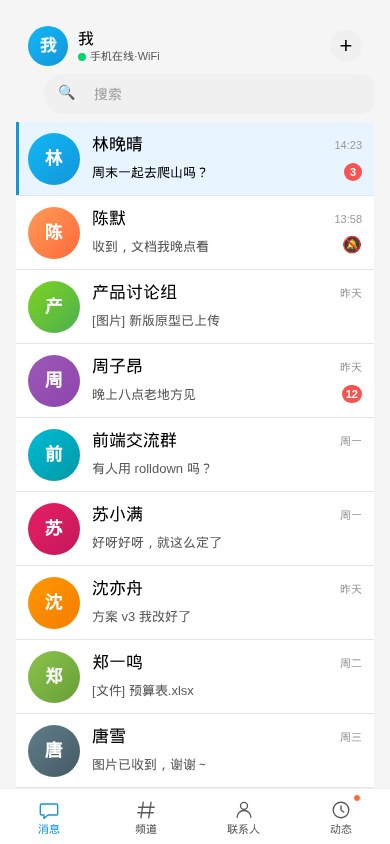
#> input picture docs/tgqq/fixtures/shots/mobile.jpg, 390 x 844 px
$ python _feat2.py
#> lines starting #> are read from the running program, lines starting #| are printed output that depends on the picture; after the words box and inside, x2 and y2 are one past the last pixel; in counts of white or black regions, pixels touching at a corner belong together
import numpy as np
from PIL import Image

def load(f):
#> called with f = 'mobile.jpg'
    im = Image.open(f).convert("RGB")
#> im is the input picture: PIL image 390x844 RGB; mean R, G, B 238.5, 239.8, 239.6
    return np.array(im).astype(int), im.size

def analyze(name,f):
    a,(w,h)=load(f)
#> w = 390; h = 844
    xmax = 360 if w>400 else w
#> xmax = 390
    a = a[:, :xmax]
    r,g,b = a[:,:,0],a[:,:,1],a[:,:,2]
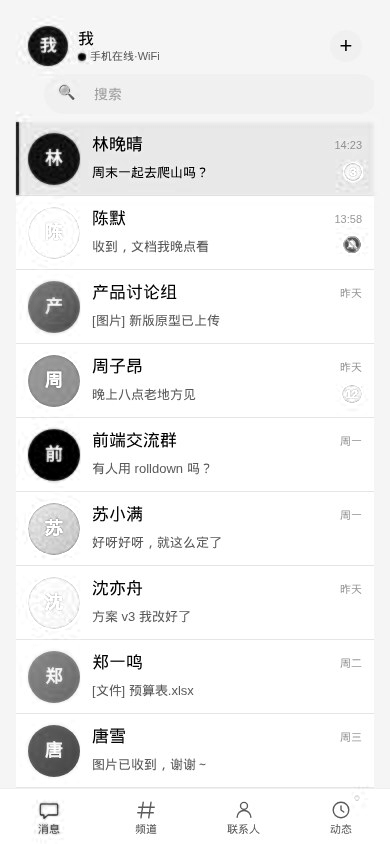
#> r: shape (844, 390) int64; min 0, max 255, mean 238.5
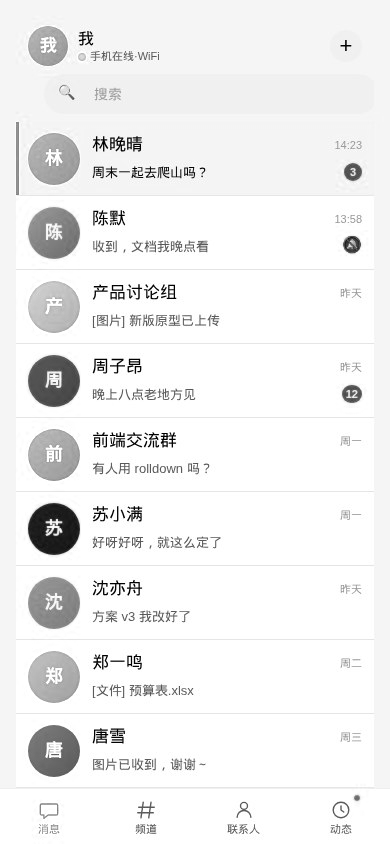
#> g: shape (844, 390) int64; min 0, max 255, mean 239.8
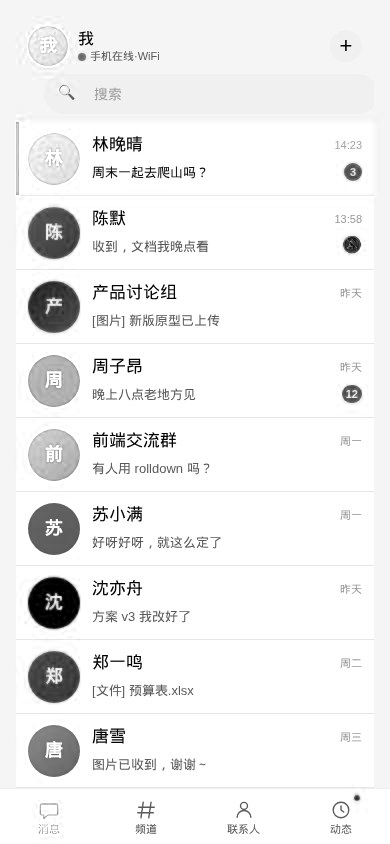
#> b: shape (844, 390) int64; min 0, max 255, mean 239.6
    blue = (b>120)&(b>r+25)&(b>=g-15)
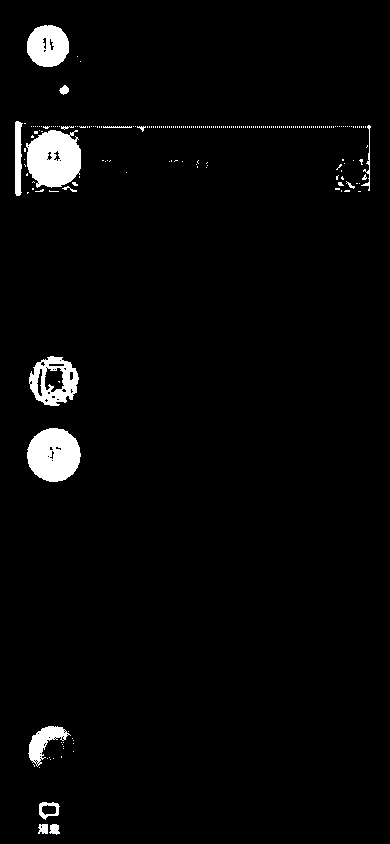
#> blue: shape (844, 390) bool; 3% white; 219 white regions (203 under 20 px), largest, box (x1, y1, x2, y2) and area: (26, 130, 81, 188) 2464, (27, 428, 81, 482) 2234, (27, 25, 69, 67) 1369
    red  = (r>165)&(g<115)&(b<115)&(r>g+50)&(r>b+50)
#> red: shape (844, 390) bool; 0.71% white; 16 white regions (11 under 20 px), largest, box (x1, y1, x2, y2) and area: (28, 503, 80, 555) 1832, (342, 385, 362, 403) 196, (344, 163, 362, 180) 186, (344, 238, 360, 251) 29, (64, 248, 71, 255) 21
    green= (g>130)&(g>r+25)&(g>b+15)
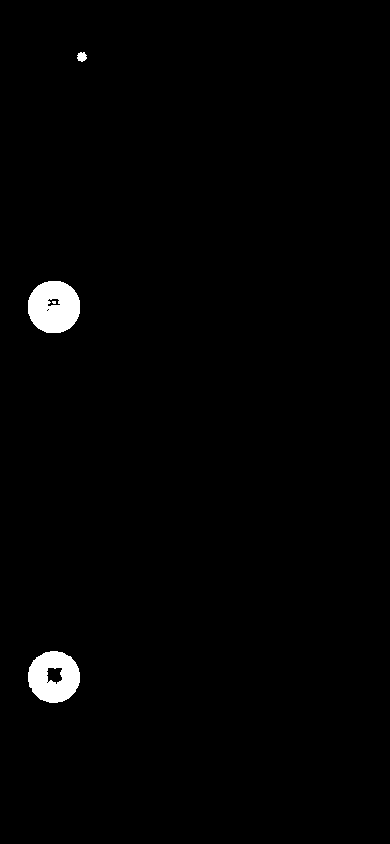
#> green: shape (844, 390) bool; 1.3% white; 4 white regions (1 under 20 px), largest, box (x1, y1, x2, y2) and area: (28, 281, 80, 333) 2132, (28, 651, 80, 703) 1946, (77, 52, 87, 62) 74
    dark = (r<95)&(g<95)&(b<95)
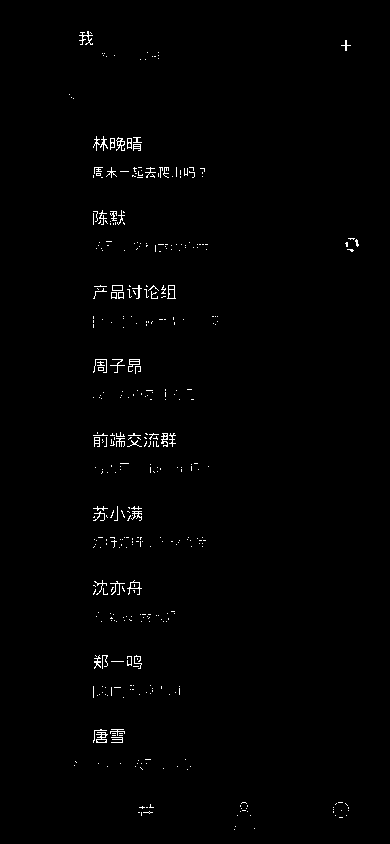
#> dark: shape (844, 390) bool; 0.89% white in thin lines or dots, all inside (x1, y1, x2, y2) = (69, 31, 359, 830)
    gray = (np.abs(r-g)<10)&(np.abs(g-b)<10)&(r>=225)&(r<=250)
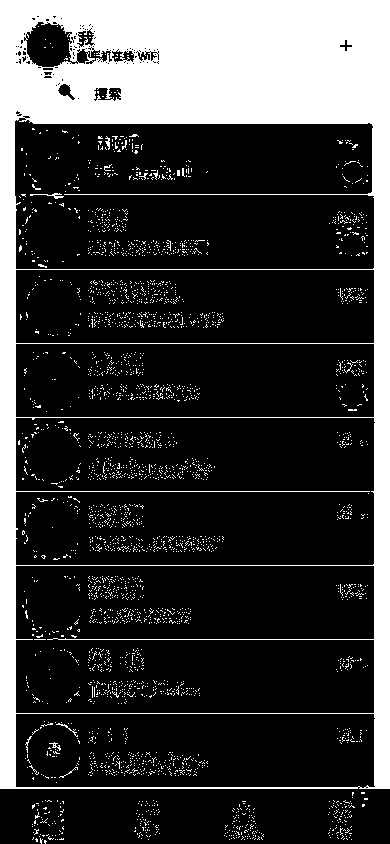
#> gray: shape (844, 390) bool; 23.4% white; 3006 white regions (2994 under 20 px), largest, box (x1, y1, x2, y2) and area: (0, 0, 390, 789) 70161, (30, 193, 64, 199) 66, (56, 723, 78, 737) 43
    band=24
    print(f"\n##### {name} (analyzed x:0..{xmax}, {h} tall) #####")
#| ##### mobile (analyzed x:0..390, 844 tall) #####
    for y0 in range(0,h,band):
        y1=min(h,y0+band)
        cb=blue[y0:y1].sum(); cr=red[y0:y1].sum(); cg=green[y0:y1].sum()
        cdk=dark[y0:y1].sum(); cgrc=gray[y0:y1].sum()
        print(f" y{y0:3d}-{y1:3d}: BLUE={cb:5d} RED={cr:4d} GREEN={cg:5d} DARK={cdk:4d} GRAY={cgrc:5d}")
#> this loop made 36 passes
#> (y1, cb, cr, cg, cdk, cgrc) on passes 1 to 12: (24, 0, 0, 0, 0, 9321), (48, 751, 0, 0, 96, 8220), (72, 620, 0, 74, 20, 7981), (96, 64, 0, 0, 1, 9043), (120, 0, 0, 0, 2, 9238), (144, 1016, 0, 0, 130, 2318), (168, 1495, 45, 0, 154, 986), (192, 1164, 141, 0, 247, 1104), (216, 25, 0, 0, 65, 1276), (240, 0, 19, 0, 101, 1003), (264, 0, 77, 0, 103, 1120), (288, 0, 0, 186, 63, 1252)
#|  y  0- 24: BLUE=    0 RED=   0 GREEN=    0 DARK=   0 GRAY= 9321
#|  y 24- 48: BLUE=  751 RED=   0 GREEN=    0 DARK=  96 GRAY= 8220
#|  y 48- 72: BLUE=  620 RED=   0 GREEN=   74 DARK=  20 GRAY= 7981
#|  y 72- 96: BLUE=   64 RED=   0 GREEN=    0 DARK=   1 GRAY= 9043
#|  y 96-120: BLUE=    0 RED=   0 GREEN=    0 DARK=   2 GRAY= 9238
#|  y120-144: BLUE= 1016 RED=   0 GREEN=    0 DARK= 130 GRAY= 2318
#|  y144-168: BLUE= 1495 RED=  45 GREEN=    0 DARK= 154 GRAY=  986
#|  y168-192: BLUE= 1164 RED= 141 GREEN=    0 DARK= 247 GRAY= 1104
#> (further printed lines are left out)

for name,f in [("mobile","mobile.jpg"),("channels","channels-tab.jpg"),
               ("contacts","contacts-tab.jpg"),("dynamics","dynamics-tab.jpg"),
               ("groupchat","group-chat.jpg")]:
    analyze(name,f)
#> pass 2 of the loop `for name,f in [("mobile","mobile.jpg"),("channels","channels-tab.jpg"),`:
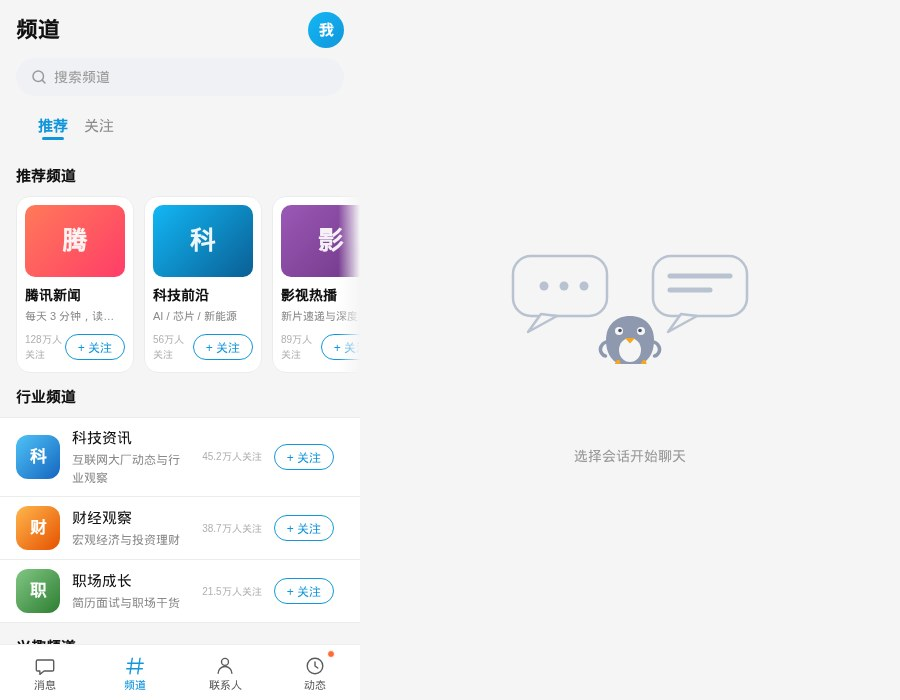
#> input picture docs/tgqq/fixtures/shots/channels-tab.jpg, 900 x 700 px
#> in load, im is the input picture: PIL image 900x700 RGB; mean R, G, B 239.1, 239.1, 240.4
#> w = 900; h = 700
#> xmax = 360
#> r: shape (700, 360) int64
#> g: shape (700, 360) int64
#> b: shape (700, 360) int64
#> in analyze (call 2), `blue = (b>120)&(b>r+25)&(b>=g-15)`:
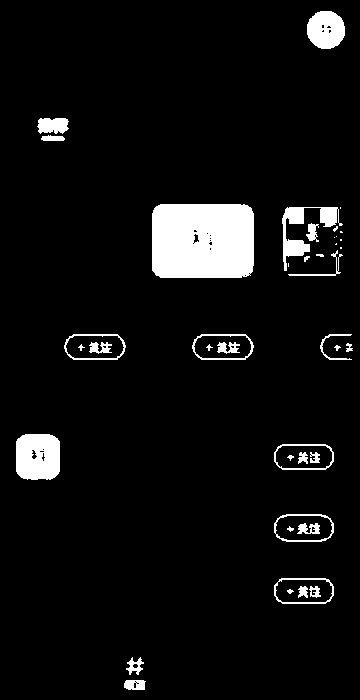
#> blue: shape (700, 360) bool; 6.1% white; 41 white regions (10 under 20 px), largest, box (x1, y1, x2, y2) and area: (152, 204, 254, 278) 7372, (16, 434, 60, 480) 1846, (282, 207, 343, 271) 1155
#> red: shape (700, 360) bool; 2.6% white; 8 white regions (6 under 20 px), largest, box (x1, y1, x2, y2) and area: (26, 205, 125, 277) 6133, (33, 523, 60, 550) 365
#> green: shape (700, 360) bool; 0.67% white; 4 white regions (2 under 20 px), largest, box (x1, y1, x2, y2) and area: (16, 569, 60, 613) 1648, (40, 584, 44, 590) 24
#> dark: shape (700, 360) bool; 1.2% white in thin lines or dots, all inside (x1, y1, x2, y2) = (17, 19, 336, 686)
#> in analyze (call 2), `gray = (np.abs(r-g)<10)&(np.abs(g-b)<10)&(r>=225)&(r<=250)`:
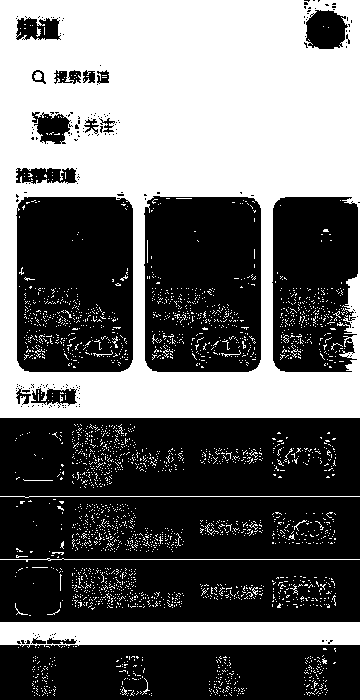
#> gray: shape (700, 360) bool; 42.4% white; 2701 white regions (2676 under 20 px), largest, box (x1, y1, x2, y2) and area: (0, 0, 360, 418) 90980, (0, 622, 360, 648) 8073, (0, 558, 360, 562) 368
#| ##### channels (analyzed x:0..360, 700 tall) #####
#> the loop in analyze (call 2), `for y0 in range(0,h,band):` made 30 passes
#> (y1, cb, cr, cg, cdk, cgrc) on passes 1 to 8: (24, 358, 0, 0, 109, 7965), (48, 771, 0, 0, 359, 7183), (72, 10, 0, 0, 0, 8574), (96, 0, 0, 0, 0, 8158), (120, 46, 0, 0, 0, 8440), (144, 486, 0, 0, 0, 7739), (168, 0, 0, 0, 0, 8640), (192, 0, 0, 0, 431, 7923)
#> (printed output is left out)
#> pass 3 of the loop `for name,f in [("mobile","mobile.jpg"),("channels","channels-tab.jpg"),`:
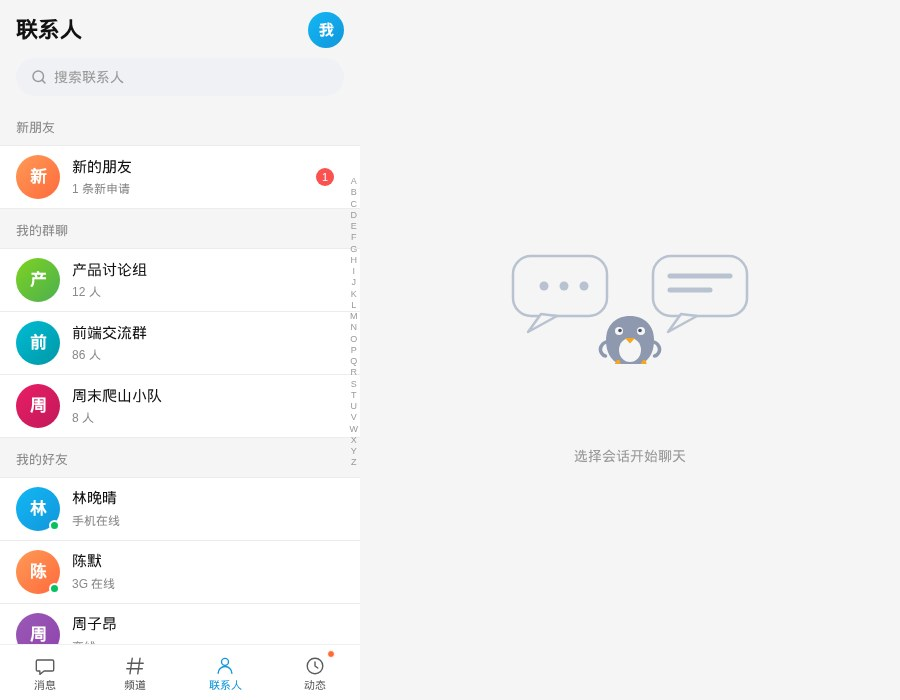
#> input picture docs/tgqq/fixtures/shots/contacts-tab.jpg, 900 x 700 px
#> in load, im is the input picture: PIL image 900x700 RGB; mean R, G, B 243.4, 243.6, 243.8
#> r: shape (700, 360) int64; 256 distinct labels, from 0 to 255
#> g: shape (700, 360) int64; 253 distinct labels, from 3 to 255
#> b: shape (700, 360) int64; 253 distinct labels, from 3 to 255
#> in analyze (call 3), `blue = (b>120)&(b>r+25)&(b>=g-15)`:
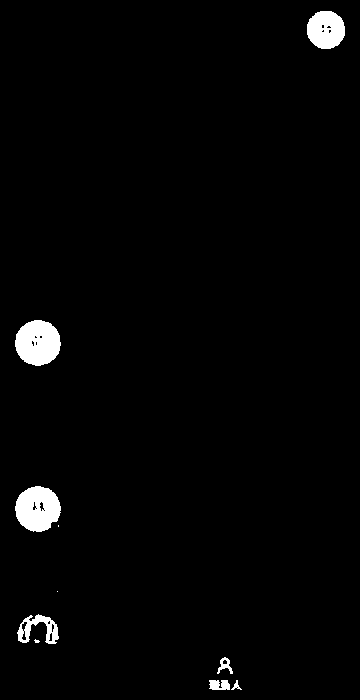
#> blue: shape (700, 360) bool; 2.1% white; 10 white regions (3 under 20 px), largest, box (x1, y1, x2, y2) and area: (15, 320, 61, 366) 1621, (15, 486, 61, 532) 1576, (307, 11, 345, 49) 1139
#> red: shape (700, 360) bool; 0.6% white; 19 white regions (17 under 20 px), largest, box (x1, y1, x2, y2) and area: (16, 384, 60, 428) 1243, (316, 168, 334, 186) 203
#> green: shape (700, 360) bool; 0.64% white; 4 white regions (1 under 20 px), largest, box (x1, y1, x2, y2) and area: (16, 258, 60, 302) 1505, (50, 585, 59, 592) 51, (51, 522, 58, 529) 47
#> dark: shape (700, 360) bool; 0.76% white in thin lines or dots, all inside (x1, y1, x2, y2) = (17, 19, 323, 688)
#> in analyze (call 3), `gray = (np.abs(r-g)<10)&(np.abs(g-b)<10)&(r>=225)&(r<=250)`:
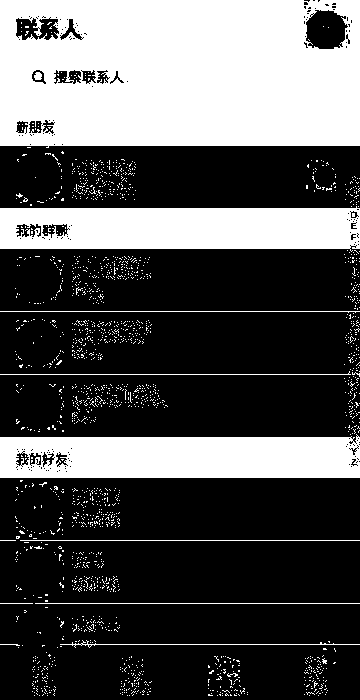
#> gray: shape (700, 360) bool; 33.2% white; 1803 white regions (1791 under 20 px), largest, box (x1, y1, x2, y2) and area: (0, 0, 360, 148) 49348, (0, 434, 360, 478) 14277, (0, 206, 360, 252) 14226
#| ##### contacts (analyzed x:0..360, 700 tall) #####
#> the loop in analyze (call 3), `for y0 in range(0,h,band):` made 30 passes
#> (y1, cb, cr, cg, cdk, cgrc) on passes 1 to 8: (24, 358, 0, 0, 107, 7955), (48, 771, 0, 0, 384, 7118), (72, 10, 0, 0, 0, 8564), (96, 0, 0, 0, 0, 8137), (120, 0, 0, 0, 0, 8640), (144, 0, 0, 0, 0, 8346), (168, 0, 0, 0, 142, 857), (192, 0, 219, 0, 76, 302)
#> (printed output is left out)
#> the loop made 5 passes; the first 3 are shown
